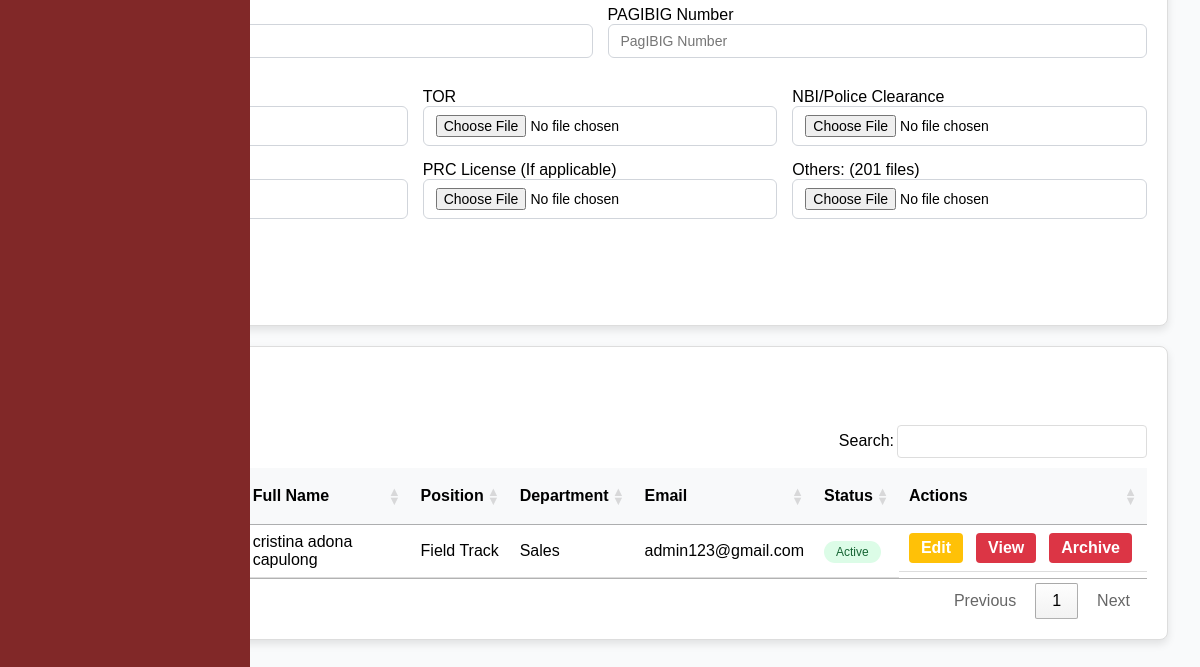
The app's page /admin/employees.php (signed in, lower part), older data.
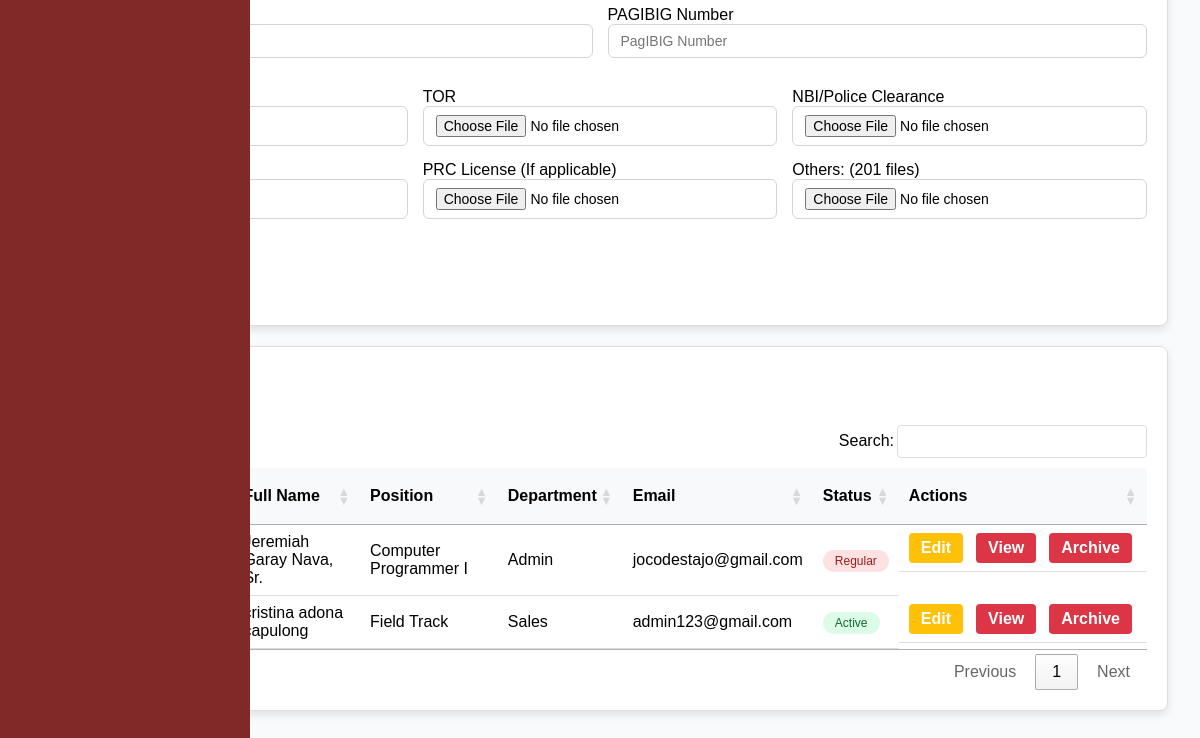
The same page, newer data.
### tables this page shows
CREATE TABLE `employees` (
  `id` int(11) NOT NULL,
  `last_name` varchar(255) NOT NULL,
  `first_name` varchar(255) NOT NULL,
  `middle_name` varchar(255) NOT NULL,
  `suffix` varchar(255) NOT NULL,
  `gender` varchar(32) NOT NULL,
  `email` varchar(100) NOT NULL,
  `position` varchar(255) NOT NULL,
  `hire_date` date NOT NULL,
  `department` varchar(255) NOT NULL,
  `employment_status` varchar(255) NOT NULL,
  `employee_id` int(20) NOT NULL,
  `user_type` int(11) NOT NULL DEFAULT 2 COMMENT '1=admin, 2=staff, 3=super admin',
  `password` varchar(255) NOT NULL,
  `e_status` int(11) NOT NULL DEFAULT 1,
  `date_of_birth` date DEFAULT NULL,
  `contact_number` varchar(20) DEFAULT NULL,
  `perma_address` text DEFAULT NULL,
  `civil_status` varchar(10) DEFAULT NULL,
  `sss_number` varchar(15) DEFAULT NULL,
  `philhealth_number` varchar(15) DEFAULT NULL,
  `pagibig_number` varchar(15) DEFAULT NULL,
  `tin_number` varchar(15) DEFAULT NULL,
  `emergency_contact_name` varchar(50) DEFAULT NULL,
  `emergency_contact_number` varchar(15) DEFAULT NULL,
  `educational_background` enum('High School Graduate','Vocational Graduate','College Undergraduate','College Graduate','Postgraduate') DEFAULT NULL,
  `skills` text DEFAULT NULL,
  `username` varchar(255) NOT NULL,
  `sick_leave` int(11) NOT NULL DEFAULT 0,
  `vacation_leave` int(11) NOT NULL DEFAULT 0,
  `maternity_leave` int(11) NOT NULL DEFAULT 0,
  `paternity_leave` int(11) NOT NULL DEFAULT 0,
  `medical` mediumblob DEFAULT NULL,
  `tor` mediumblob DEFAULT NULL,
  `nbi_clearance` mediumblob DEFAULT NULL,
  `resume` mediumblob DEFAULT NULL,
  `prc` mediumblob DEFAULT NULL,
  `others` mediumblob DEFAULT NULL,
  `is_archived` tinyint(1) DEFAULT 0
);

### admin/employees.php (the view, shortened to what the changed rows need)
<?php
    $conn = mysqli_connect('localhost', 'root', '', 'esetech');
    $sql = "SELECT * FROM employees WHERE is_archived = 0";
    $result = mysqli_query($conn, $sql);
$searchQuery = '';
$sql = "SELECT * FROM employees WHERE is_archived = 0";
if (!empty($searchQuery)) {
    $sql .= " AND (LOWER(last_name) LIKE LOWER(?)
              OR LOWER(first_name) LIKE LOWER(?)
              OR LOWER(middle_name) LIKE LOWER(?)
              OR LOWER(email) LIKE LOWER(?)
              OR LOWER(position) LIKE LOWER(?)
              OR LOWER(department) LIKE LOWER(?)
              OR LOWER(employment_status) LIKE LOWER(?)
              OR LOWER(employee_id) LIKE LOWER(?)
              OR LOWER(date_of_birth) LIKE LOWER(?)
              OR LOWER(contact_number) LIKE LOWER(?)
              OR LOWER(perma_address) LIKE LOWER(?)
              OR LOWER(civil_status) LIKE LOWER(?)
              OR LOWER(sss_number) LIKE LOWER(?)
              OR LOWER(philhealth_number) LIKE LOWER(?)
              OR LOWER(pagibig_number) LIKE LOWER(?)
              OR LOWER(tin_number) LIKE LOWER(?)
              OR LOWER(emergency_contact_name) LIKE LOWER(?)
              OR LOWER(emergency_contact_number) LIKE LOWER(?)
              OR LOWER(educational_background) LIKE LOWER(?)
              OR LOWER(skills) LIKE LOWER(?)
              OR LOWER(username) LIKE LOWER(?))";
    $sql .= " ORDER BY id DESC";
    $stmt = mysqli_prepare($conn, $sql);
    $searchParam = '%' . $searchQuery . '%';
    mysqli_stmt_bind_param($stmt, 'ssssssssssssssssssss',
        $searchParam, $searchParam, $searchParam, $searchParam,
        $searchParam, $searchParam, $searchParam, $searchParam,
        $searchParam, $searchParam, $searchParam, $searchParam,
        $searchParam, $searchParam, $searchParam, $searchParam,
        $searchParam, $searchParam, $searchParam, $searchParam,
        $searchParam
    );
    mysqli_stmt_execute($stmt);
    $result = mysqli_stmt_get_result($stmt);
} else {
    $sql .= " ORDER BY id DESC";
    $result = mysqli_query($conn, $sql);
}
include('header.php');
?>
<link rel="stylesheet" href="https://cdn.datatables.net/1.13.5/css/jquery.dataTables.min.css" />
            <div class="card">
            <div class="card-header">
    <div class="card-body">
        <table id="myTable" class="employee-table">
            <thead>
                <tr>
                    <th>No.</th>
                    <th>Employee ID</th>
                    <th>Full Name</th>
                    <th>Position</th>
                    <th>Department</th>
                    <th>Email</th>
                    <th>Status</th>
                    <th>Actions</th>
                </tr>
            </thead>
            <tbody>
                <?php
                    $counter = 1;
                    while ($employee = mysqli_fetch_assoc($result)):
                ?>
                    <tr>
                        <td><?php echo $counter++; ?></td>
                        <td class="employee_id_display"><?php echo $employee['employee_id']; ?></td>
                        <td>
                            <?php
                                $full_name = trim($employee['first_name'] . ' ' . $employee['middle_name'] . ' ' . $employee['last_name']);
                                if (!empty($employee['suffix'])) {
                                    $full_name .= ', ' . $employee['suffix'];
                                }
                                echo $full_name;
                            ?>
                        </td>
                        <td><?php echo $employee['position']; ?></td>
                        <td><?php echo $employee['department']; ?></td>
                        <td><?php echo $employee['email']; ?></td>
                        <td>
                            <span class="<?php echo $employee['employment_status'] === 'Active' ? 'status-active' : 'status-inactive'; ?>">
                                <?php echo $employee['employment_status']; ?>
                            </span>
                        </td>
                        <td class="action-buttons">
                            <a href="./edit_employee?id=<?php echo $employee['id']; ?>" class="btn btn-warning">Edit</a>
                            <a href="./view_employee?id=<?php echo $employee['id']; ?>" class="btn btn-danger">View</a>
                            <a href="?delete_id=<?php echo $employee['id']; ?>" class="btn btn-danger" onclick="return confirm('Are you sure you want to Archive this employee?');">Archive</a>
                        </td>
                    </tr>
                <?php endwhile; ?>
            </tbody>
        </table>
    </div>
</div>
</div>
<?php include('footer.php'); ?>

Row changes from the older to the newer data that the page shows:
added employees: full_name "Jeremiah Garay Nava, Sr.", position "Computer Programmer I", department "Admin", email "jocodestajo@gmail.com", employment_status "Regular"
